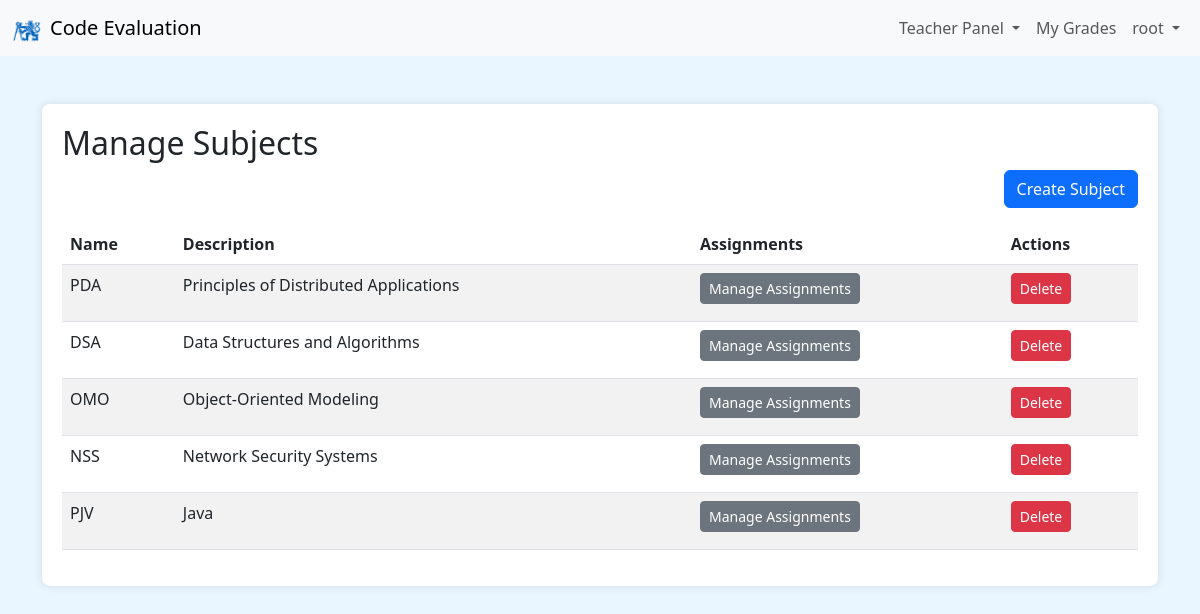
Before: /teacher/subjects/ (signed in) with the older database file.
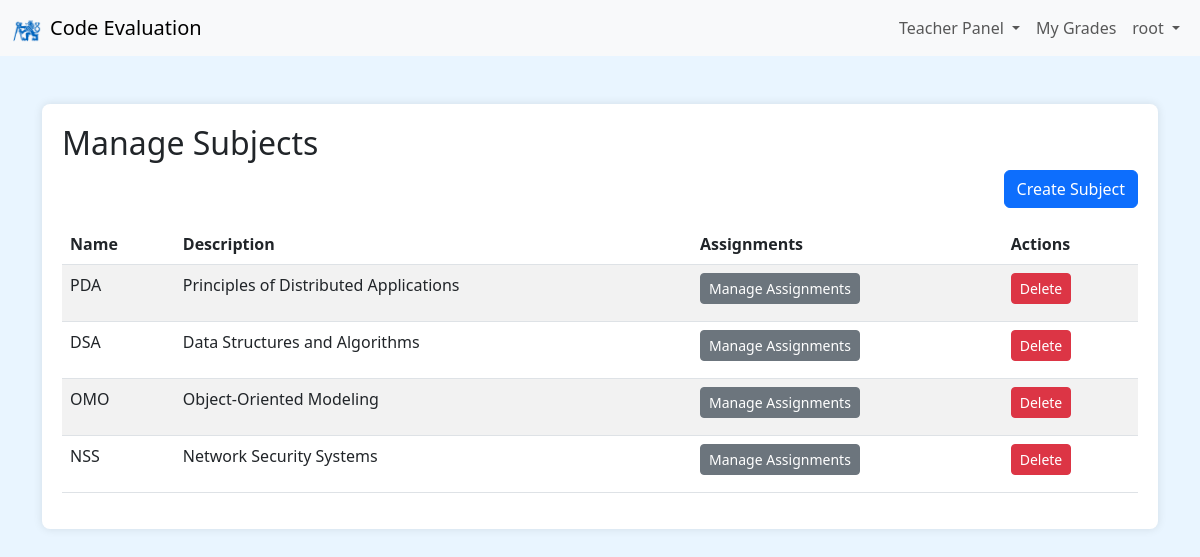
After: the same page with the newer database file.
### upload/models.py (models this page shows, shortened)
class Subject(models.Model):
    name = models.CharField(max_length=100)
    description = models.TextField()

### upload/views.py (the view)
# urls.py: path('teacher/subjects/', views.teacher_subject_list, name='teacher_subject_list'),
@login_required
@user_passes_test(is_teacher)
def teacher_subject_list(request):
    subjects = Subject.objects.all()
    return render(request, 'upload/teacher/subject_list.html', {
        'subjects': subjects
    })

### upload/context_processors.py (called while the page is built)
def is_teacher_context(request):
    if request.user.is_authenticated:
        is_teacher_flag = request.user.is_superuser or request.user.groups.filter(name="Teachers").exists()
    else:
        is_teacher_flag = False
    return {
        'is_teacher_flag': is_teacher_flag
    }

### upload/views.py (called while the page is built)
def is_teacher(user):
    return user.is_superuser or user.groups.filter(name='Teachers').exists()

### upload/templates/upload/teacher/subject_list.html
{% extends 'upload/base.html' %}
{% block content %}
<div class="content-container">
    <h2>Manage Subjects</h2>
    <div class="text-end mb-3">
        <a href="{% url 'upload:teacher_subject_create' %}" class="btn btn-primary">Create Subject</a>
    </div>
    <table class="table table-striped">
        <thead>
            <tr>
                <th>Name</th>
                <th>Description</th>
                <th>Assignments</th>
                <th>Actions</th>
            </tr>
        </thead>
        <tbody>
            {% for subject in subjects %}
            <tr>
                <td>{{ subject.name }}</td>
                <td>{{ subject.description|linebreaks }}</td>
                <td>
                    <a href="{% url 'upload:teacher_assignment_list' pk=subject.pk %}" class="btn btn-sm btn-secondary">
                        Manage Assignments
                    </a>
                </td>
                <td>
                    <a href="{% url 'upload:teacher_subject_delete' pk=subject.pk %}" class="btn btn-sm btn-danger">
                        Delete
                    </a>
                </td>
            </tr>
            {% empty %}
            <tr>
                <td colspan="4">No subjects found.</td>
            </tr>
            {% endfor %}
        </tbody>
    </table>
</div>
{% endblock %}

Changed rows visible on the page:
removed Subject: name "PJV", description "Java"
